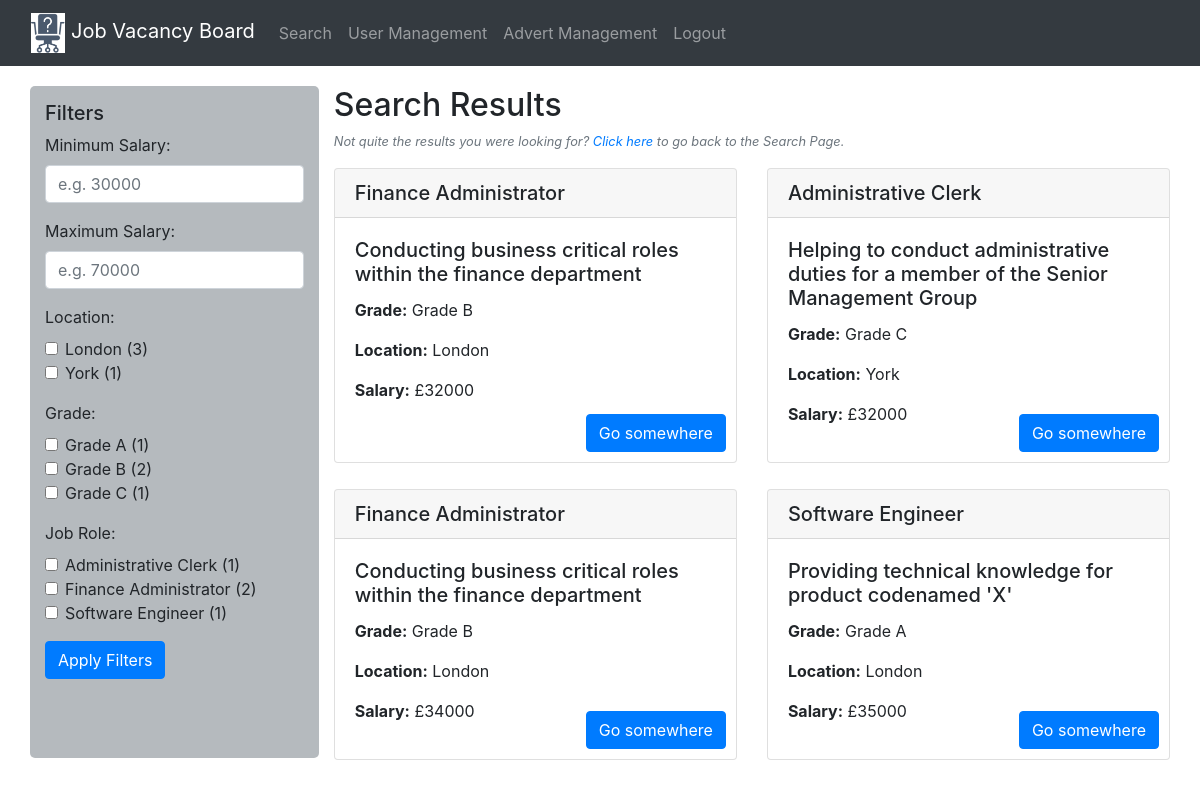
The page /results (signed in) on the database its author committed.
### models.py (models this page shows)
class Job(db.Model):
    id = db.Column(db.Integer, primary_key=True)
    jobRole = db.Column(db.String(100), nullable=False)
    shortDescription = db.Column(db.String(100), nullable=False)
    longDescription = db.Column(db.String(500), nullable=False)
    salary = db.Column(db.Integer, nullable=False)
    location = db.Column(db.String(50), nullable=False)
    grade = db.Column(db.String(20), nullable=False)

### main.py (the view)
@main.route('/results')
@login_required
def results():
    jobs = Job.query.all()
    location_counts = db.session.query(Job.location, db.func.count(Job.id)).group_by(Job.location).all()
    grade_counts = db.session.query(Job.grade, db.func.count(Job.id)).group_by(Job.grade).all()
    job_role_counts = db.session.query(Job.jobRole, db.func.count(Job.id)).group_by(Job.jobRole).all()
    return render_template('results.html', jobs=jobs, location_counts=location_counts, grade_counts=grade_counts, job_role_counts=job_role_counts)

### templates/results.html
{% extends "layout.html" %}
{% block content %}
<div class="container-fluid results-container">
    <div class="row mt-2">
        <div class="col-md-3 filter-column">
            <h5>Filters</h5>
            <form method="post">
                <div class="form-group">
                    <label for="minSalary">Minimum Salary:</label>
                    <input type="number" name="minSalary" class="form-control" id="minSalary" placeholder="e.g. 30000">
                </div>
                <div class="form-group">
                    <label for="maxSalary">Maximum Salary:</label>
                    <input type="number" name="maxSalary" class="form-control" id="maxSalary" placeholder="e.g. 70000">
                </div>
                <div class="form-group">
                    <label>Location:</label>
                    {% if location_counts %}
                        {% for location, count in location_counts %}
                        <div class="form-check">
                            <input type="checkbox" name="locations" value="{{ location }}" class="form-check-input" id="loc-{{ loop.index }}">
                            <label class="form-check-label" for="loc-{{ loop.index }}">
                                {{ location }} ({{ count }})
                            </label>
                        </div>
                        {% endfor %}
                    {% else %}
                        <p style="font-style: italic;">No filter found</p>
                    {% endif %}
                </div>
                <div class="form-group">
                    <label>Grade:</label>
                    {% if grade_counts %}
                        {% for grade, count in grade_counts %}
                        <div class="form-check">
                            <input type="checkbox" name="grades" value="{{ grade }}" class="form-check-input" id="grade-{{ loop.index }}">
                            <label class="form-check-label" for="grade-{{ loop.index }}">
                                {{ grade }} ({{ count }})
                            </label>
                        </div>
                        {% endfor %}
                    {% else %}
                        <p style="font-style: italic;">No filter found</p>
                    {% endif %}
                </div>
                <div class="form-group">
                    <label>Job Role:</label>
                    {% if job_role_counts %}
                        {% for role, count in job_role_counts %}
                        <div class="form-check">
                            <input type="checkbox" name="jobRoles" value="{{ role }}" class="form-check-input" id="role-{{ loop.index }}">
                            <label class="form-check-label" for="role-{{ loop.index }}">
                                {{ role }} ({{ count }})
                            </label>
                        </div>
                        {% endfor %}
                    {% else %}
                        <p style="font-style: italic;">No filter found</p>
                    {% endif %}
                </div>
                <button type="submit" class="btn btn-primary">Apply Filters</button>
            </form>
        </div>
        <div class="col-md-9">
            <div class="row justify-content-center">
                <div class="col-md-12">
                    <h2>Search Results</h2>
                    <p class="text-muted small text-left" style="font-style: italic;">
                        Not quite the results you were looking for?
                        <a href="{{ url_for('main.basic_search') }}">Click here</a> to go back to the Search Page.
                    </p>
                    {% if jobs %}
                        <div class="row">
                            {% for job in jobs %}
                                <div class="col-lg-6 col-md-6 d-flex align-items-stretch mb-4">
                                    <div class="card">
                                        <h5 class="card-header">{{ job.jobRole }}</h5>
                                        <div class="card-body">
                                            <h5 class="card-title">{{ job.shortDescription }}</h5>
                                            <p class="card-text"><strong>Grade:</strong> {{ job.grade }}</p>
                                            <p class="card-text"><strong>Location:</strong> {{ job.location }}</p>
                                            <p class="card-text"><strong>Salary:</strong> £{{ job.salary }}</p>
                                            <a href="#" class="btn btn-primary card-btn">Go somewhere</a>
                                        </div>
                                    </div>
                                </div>
                            {% endfor %}
                        </div>
                    {% else %}
                        <p>No jobs found matching your criteria.</p>
                    {% endif %}
                </div>
            </div>
        </div>
    </div>
</div>
{% endblock %}

### templates/layout.html (shortened to what this page needs)
<!DOCTYPE html>
<html lang="en">
<head>
    <link rel="stylesheet" href="https://cdnjs.cloudflare.com/ajax/libs/font-awesome/5.15.3/css/all.min.css" />
    <link rel="stylesheet" href="https://stackpath.bootstrapcdn.com/bootstrap/4.5.2/css/bootstrap.min.css">
    <link rel="stylesheet" href="{{ url_for('static', filename='styles.css') }}">
     <link href="https://cdn.datatables.net/1.11.3/css/dataTables.bootstrap4.min.css" rel="stylesheet">
    <link href="https://stackpath.bootstrapcdn.com/bootstrap/4.5.2/css/bootstrap.min.css" rel="stylesheet">
</head>
<body>
    {% include "navbar.html" %}
    <div class="container-fluid" style="padding-left: 30px; padding-bottom: 25px;">
        {% block content %}{% endblock %}
    </div>
</body>
</html>

### templates/navbar.html (shortened to what this page needs)
<head>
    <link rel="stylesheet" href="https://maxcdn.bootstrapcdn.com/bootstrap/4.0.0/css/bootstrap.min.css">
</head>
<nav class="navbar navbar-expand-lg navbar-dark bg-dark">
    <div class="container-fluid">
        <a class="navbar-brand" href="{{ url_for('main.basic_search') }}">
        <img src="../static/SmallLogo.PNG" height="40">
        Job Vacancy Board
        </a>
        <div class="collapse navbar-collapse" id="navbarSupportedContent">
        <ul class="navbar-nav mr-auto">
            <li class="nav-item {% if request.path == url_for('main.basic_search') %}active{% endif %}">
                <a class="nav-link" href="{{ url_for('main.basic_search') }}">Search<span class="sr-only">(current)</span></a>
            </li>
            <li class="nav-item {% if request.path == url_for('main.user_management') %}active{% endif %}">
                <a class="nav-link" href="{{ url_for('main.user_management') }}">User Management</a>
            </li>
            <li class="nav-item {% if request.path == url_for('main.advert_management') %}active{% endif %}">
                <a class="nav-link" href="{{ url_for('main.advert_management') }}">Advert Management</a>
            </li>
            {% if session.get('user_id') %}
                <li class="nav-item">
                    <a class="nav-link" href="{{ url_for('main.logout') }}">Logout</a>
                </li>
            {% endif %}
        </ul>
        </div>
    </div>
    </nav>

### static/styles.css (style rules this page uses)
.card { display: flex; flex-direction: column; justify-content: space-between; height: 100%; }
.card-body { position: relative; padding-bottom: 50px; }
.card-btn { position: absolute; bottom: 10px; right: 10px; }
.d-flex { display: flex; flex-wrap: wrap; }
.d-flex .card { height: 100%; margin-bottom: 2px; }
.row { display: flex; flex-wrap: wrap; }
.col-lg-6, .col-md-6 { display: flex; flex-direction: column; }
.filter-column { background-color: #b5babe; padding: 15px; border-radius: 5px; height: 672px; }
.results-container { padding-left: 5px; }

### templates/navbar.html (style rules this page uses)
.navbar { margin-bottom: 20px; }

### rows shown on the page
Job: grade "Grade B", id "2", jobRole "Finance Administrator", shortDescription "Conducting business critical roles within the finance department", location "London", salary "32000"
Job: jobRole "Administrative Clerk", shortDescription "Helping to conduct administrative duties for a member of the Senior Management Group", grade "Grade C", location "York", salary "32000"
Job: jobRole "Finance Administrator", shortDescription "Conducting business critical roles within the finance department", grade "Grade B", location "London", salary "34000"
Job: jobRole "Software Engineer", shortDescription "Providing technical knowledge for product codenamed 'X'", grade "Grade A", location "London", salary "35000"

### other values the page prints
{{ location }} "London" "York"
{{ count }} "3" "1"
{{ grade }} "Grade A" "Grade C"
{{ count }} "1" "1"
{{ role }} "Administrative Clerk" "Software Engineer"
